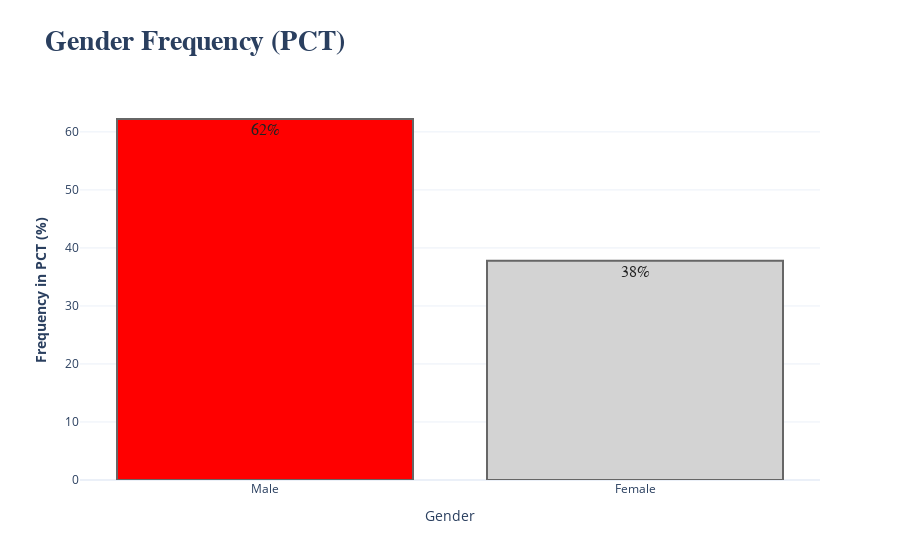

The cell this chart's notebook holds for it:
### Code cell
fig = px.bar(
    data_frame=gender,
    x=gender.index,
    y=gender,
    color= gender.index,
    title= '<b>Gender Frequency (PCT)',
    color_discrete_sequence= ['red', 'lightgrey'],
    labels= {'index' : '<b>Gender', 'y': '<b>Frequency in PCT (%)'},
    template= 'plotly_white',
    text=gender.apply(lambda x: f'{x:0.0f}%')
)

custom_layout()

fig.update_traces(
    textfont={
        'size': 16,
        'family': 'arial',
        'color': '#222'
    },
    hovertemplate = 'Gender: %{x}<br>Percentange: %{y:0.1f}%',
    marker = dict(line=dict(color='#666', width=2))
)

iplot(fig)

### Figure 1 — Plotly figure (JSON) as saved in the notebook; plotly's stock layout.template omitted (floating-point values rounded to 4 significant figures)
{"data": [{"alignmentgroup": "True", "hovertemplate": "Gender: %{x}<br>Percentange: %{y:0.1f}%", "legendgroup": "Male", "marker": {"color": "red", "line": {"color": "#666", "width": 2}, "pattern": {"shape": ""}}, "name": "Male", "offsetgroup": "Male", "orientation": "v", "showlegend": true, "text": ["62%"], "textfont": {"color": "#222", "family": "arial", "size": 16}, "textposition": "auto", "type": "bar", "x": ["Male"], "xaxis": "x", "y": [62.22], "yaxis": "y"}, {"alignmentgroup": "True", "hovertemplate": "Gender: %{x}<br>Percentange: %{y:0.1f}%", "legendgroup": "Female", "marker": {"color": "lightgrey", "line": {"color": "#666", "width": 2}, "pattern": {"shape": ""}}, "name": "Female", "offsetgroup": "Female", "orientation": "v", "showlegend": true, "text": ["38%"], "textfont": {"color": "#222", "family": "arial", "size": 16}, "textposition": "auto", "type": "bar", "x": ["Female"], "xaxis": "x", "y": [37.78], "yaxis": "y"}], "layout": {"barmode": "relative", "hoverlabel": {"bgcolor": "#111", "font": {"family": "arial", "size": 16}}, "legend": {"title": {"text": "Gender"}, "tracegroupgap": 0}, "showlegend": false, "title": {"font": {"family": "tahoma", "size": 28}, "text": "<b>Gender Frequency (PCT)"}, "xaxis": {"anchor": "y", "categoryarray": ["Male", "Female"], "categoryorder": "array", "domain": [0, 1], "title": {"text": "Gender"}}, "yaxis": {"anchor": "x", "domain": [0, 1], "title": {"text": "<b>Frequency in PCT (%)"}}}}
